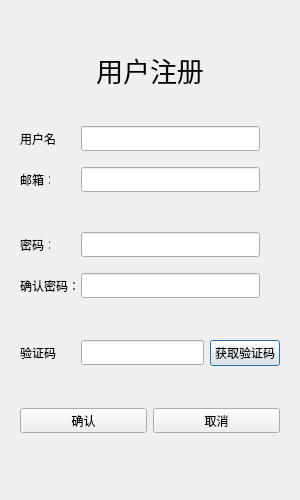
<?xml version="1.0" encoding="UTF-8"?>
<ui version="4.0">
 <class>regist</class>
 <widget class="QDialog" name="regist">
  <property name="geometry">
   <rect>
    <x>0</x>
    <y>0</y>
    <width>300</width>
    <height>500</height>
   </rect>
  </property>
  <property name="minimumSize">
   <size>
    <width>300</width>
    <height>500</height>
   </size>
  </property>
  <property name="maximumSize">
   <size>
    <width>300</width>
    <height>500</height>
   </size>
  </property>
  <property name="windowTitle">
   <string>Dialog</string>
  </property>
  <layout class="QVBoxLayout" name="verticalLayout">
   <item>
    <layout class="QVBoxLayout" name="verticalLayout_2">
     <item>
      <widget class="QStackedWidget" name="stackedWidget">
       <property name="currentIndex">
        <number>0</number>
       </property>
       <widget class="QWidget" name="page">
        <layout class="QVBoxLayout" name="verticalLayout_3">
         <item>
          <widget class="QWidget" name="widget" native="true">
           <property name="minimumSize">
            <size>
             <width>0</width>
             <height>80</height>
            </size>
           </property>
           <property name="maximumSize">
            <size>
             <width>16777215</width>
             <height>80</height>
            </size>
           </property>
           <layout class="QVBoxLayout" name="verticalLayout_4">
            <item>
             <widget class="QLabel" name="label">
              <property name="font">
               <font>
                <family>楷体</family>
                <pointsize>20</pointsize>
               </font>
              </property>
              <property name="text">
               <string>用户注册</string>
              </property>
              <property name="alignment">
               <set>Qt::AlignCenter</set>
              </property>
             </widget>
            </item>
           </layout>
          </widget>
         </item>
         <item>
          <layout class="QHBoxLayout" name="horizontalLayout">
           <item>
            <widget class="QLabel" name="user_label">
             <property name="minimumSize">
              <size>
               <width>40</width>
               <height>25</height>
              </size>
             </property>
             <property name="maximumSize">
              <size>
               <width>25</width>
               <height>25</height>
              </size>
             </property>
             <property name="text">
              <string>用户名：</string>
             </property>
            </widget>
           </item>
           <item>
            <spacer name="horizontalSpacer">
             <property name="orientation">
              <enum>Qt::Horizontal</enum>
             </property>
             <property name="sizeType">
              <enum>QSizePolicy::Fixed</enum>
             </property>
             <property name="sizeHint" stdset="0">
              <size>
               <width>15</width>
               <height>20</height>
              </size>
             </property>
            </spacer>
           </item>
           <item>
            <widget class="QLineEdit" name="user_Edit">
             <property name="minimumSize">
              <size>
               <width>0</width>
               <height>25</height>
              </size>
             </property>
             <property name="maximumSize">
              <size>
               <width>16777215</width>
               <height>25</height>
              </size>
             </property>
            </widget>
           </item>
           <item>
            <spacer name="horizontalSpacer_8">
             <property name="orientation">
              <enum>Qt::Horizontal</enum>
             </property>
             <property name="sizeType">
              <enum>QSizePolicy::Fixed</enum>
             </property>
             <property name="sizeHint" stdset="0">
              <size>
               <width>20</width>
               <height>20</height>
              </size>
             </property>
            </spacer>
           </item>
          </layout>
         </item>
         <item>
          <layout class="QHBoxLayout" name="horizontalLayout_2">
           <item>
            <widget class="QLabel" name="email_label">
             <property name="minimumSize">
              <size>
               <width>30</width>
               <height>25</height>
              </size>
             </property>
             <property name="maximumSize">
              <size>
               <width>25</width>
               <height>25</height>
              </size>
             </property>
             <property name="text">
              <string>邮箱：</string>
             </property>
            </widget>
           </item>
           <item>
            <spacer name="horizontalSpacer_2">
             <property name="orientation">
              <enum>Qt::Horizontal</enum>
             </property>
             <property name="sizeType">
              <enum>QSizePolicy::Fixed</enum>
             </property>
             <property name="sizeHint" stdset="0">
              <size>
               <width>25</width>
               <height>20</height>
              </size>
             </property>
            </spacer>
           </item>
           <item>
            <widget class="QLineEdit" name="email_Edit">
             <property name="minimumSize">
              <size>
               <width>0</width>
               <height>25</height>
              </size>
             </property>
             <property name="maximumSize">
              <size>
               <width>16777215</width>
               <height>25</height>
              </size>
             </property>
            </widget>
           </item>
           <item>
            <spacer name="horizontalSpacer_7">
             <property name="orientation">
              <enum>Qt::Horizontal</enum>
             </property>
             <property name="sizeType">
              <enum>QSizePolicy::Fixed</enum>
             </property>
             <property name="sizeHint" stdset="0">
              <size>
               <width>20</width>
               <height>20</height>
              </size>
             </property>
            </spacer>
           </item>
          </layout>
         </item>
         <item>
          <widget class="QLabel" name="email_err_tip">
           <property name="minimumSize">
            <size>
             <width>0</width>
             <height>8</height>
            </size>
           </property>
           <property name="maximumSize">
            <size>
             <width>16777215</width>
             <height>8</height>
            </size>
           </property>
           <property name="font">
            <font>
             <pointsize>6</pointsize>
            </font>
           </property>
           <property name="midLineWidth">
            <number>-3</number>
           </property>
           <property name="text">
            <string/>
           </property>
           <property name="alignment">
            <set>Qt::AlignRight|Qt::AlignTrailing|Qt::AlignVCenter</set>
           </property>
          </widget>
         </item>
         <item>
          <layout class="QHBoxLayout" name="horizontalLayout_3">
           <item>
            <widget class="QLabel" name="pass_label">
             <property name="minimumSize">
              <size>
               <width>30</width>
               <height>25</height>
              </size>
             </property>
             <property name="maximumSize">
              <size>
               <width>25</width>
               <height>25</height>
              </size>
             </property>
             <property name="text">
              <string>密码：</string>
             </property>
            </widget>
           </item>
           <item>
            <spacer name="horizontalSpacer_3">
             <property name="orientation">
              <enum>Qt::Horizontal</enum>
             </property>
             <property name="sizeType">
              <enum>QSizePolicy::Fixed</enum>
             </property>
             <property name="sizeHint" stdset="0">
              <size>
               <width>25</width>
               <height>20</height>
              </size>
             </property>
            </spacer>
           </item>
           <item>
            <widget class="QLineEdit" name="pass_Edit">
             <property name="minimumSize">
              <size>
               <width>0</width>
               <height>25</height>
              </size>
             </property>
             <property name="maximumSize">
              <size>
               <width>16777215</width>
               <height>25</height>
              </size>
             </property>
            </widget>
           </item>
           <item>
            <spacer name="horizontalSpacer_6">
             <property name="orientation">
              <enum>Qt::Horizontal</enum>
             </property>
             <property name="sizeType">
              <enum>QSizePolicy::Fixed</enum>
             </property>
             <property name="sizeHint" stdset="0">
              <size>
               <width>20</width>
               <height>20</height>
              </size>
             </property>
            </spacer>
           </item>
          </layout>
         </item>
         <item>
          <layout class="QHBoxLayout" name="horizontalLayout_4">
           <item>
            <widget class="QLabel" name="confige_label">
             <property name="minimumSize">
              <size>
               <width>55</width>
               <height>25</height>
              </size>
             </property>
             <property name="maximumSize">
              <size>
               <width>50</width>
               <height>25</height>
              </size>
             </property>
             <property name="text">
              <string>确认密码：</string>
             </property>
            </widget>
           </item>
           <item>
            <widget class="QLineEdit" name="confirm_Edit">
             <property name="minimumSize">
              <size>
               <width>0</width>
               <height>25</height>
              </size>
             </property>
             <property name="maximumSize">
              <size>
               <width>16777215</width>
               <height>25</height>
              </size>
             </property>
            </widget>
           </item>
           <item>
            <spacer name="horizontalSpacer_5">
             <property name="orientation">
              <enum>Qt::Horizontal</enum>
             </property>
             <property name="sizeType">
              <enum>QSizePolicy::Fixed</enum>
             </property>
             <property name="sizeHint" stdset="0">
              <size>
               <width>20</width>
               <height>20</height>
              </size>
             </property>
            </spacer>
           </item>
          </layout>
         </item>
         <item>
          <widget class="QLabel" name="pass_err_tip">
           <property name="minimumSize">
            <size>
             <width>0</width>
             <height>10</height>
            </size>
           </property>
           <property name="maximumSize">
            <size>
             <width>16777215</width>
             <height>10</height>
            </size>
           </property>
           <property name="font">
            <font>
             <pointsize>6</pointsize>
            </font>
           </property>
           <property name="text">
            <string/>
           </property>
           <property name="textFormat">
            <enum>Qt::RichText</enum>
           </property>
           <property name="alignment">
            <set>Qt::AlignRight|Qt::AlignTrailing|Qt::AlignVCenter</set>
           </property>
          </widget>
         </item>
         <item>
          <layout class="QHBoxLayout" name="horizontalLayout_5">
           <item>
            <widget class="QLabel" name="verify_label">
             <property name="minimumSize">
              <size>
               <width>40</width>
               <height>25</height>
              </size>
             </property>
             <property name="maximumSize">
              <size>
               <width>40</width>
               <height>25</height>
              </size>
             </property>
             <property name="text">
              <string>验证码：</string>
             </property>
            </widget>
           </item>
           <item>
            <spacer name="horizontalSpacer_4">
             <property name="orientation">
              <enum>Qt::Horizontal</enum>
             </property>
             <property name="sizeType">
              <enum>QSizePolicy::Fixed</enum>
             </property>
             <property name="sizeHint" stdset="0">
              <size>
               <width>15</width>
               <height>20</height>
              </size>
             </property>
            </spacer>
           </item>
           <item>
            <widget class="QLineEdit" name="verify_Edit">
             <property name="maximumSize">
              <size>
               <width>16777215</width>
               <height>25</height>
              </size>
             </property>
            </widget>
           </item>
           <item>
            <widget class="QPushButton" name="getcode_Button">
             <property name="minimumSize">
              <size>
               <width>60</width>
               <height>0</height>
              </size>
             </property>
             <property name="maximumSize">
              <size>
               <width>70</width>
               <height>16777215</height>
              </size>
             </property>
             <property name="text">
              <string>获取验证码</string>
             </property>
            </widget>
           </item>
          </layout>
         </item>
         <item>
          <widget class="QLabel" name="req_err_tip">
           <property name="minimumSize">
            <size>
             <width>0</width>
             <height>10</height>
            </size>
           </property>
           <property name="maximumSize">
            <size>
             <width>16777215</width>
             <height>10</height>
            </size>
           </property>
           <property name="font">
            <font>
             <pointsize>6</pointsize>
            </font>
           </property>
           <property name="text">
            <string/>
           </property>
           <property name="alignment">
            <set>Qt::AlignRight|Qt::AlignTrailing|Qt::AlignVCenter</set>
           </property>
          </widget>
         </item>
         <item>
          <layout class="QHBoxLayout" name="horizontalLayout_6">
           <item>
            <widget class="QPushButton" name="confirm_Button">
             <property name="minimumSize">
              <size>
               <width>0</width>
               <height>25</height>
              </size>
             </property>
             <property name="maximumSize">
              <size>
               <width>16777215</width>
               <height>25</height>
              </size>
             </property>
             <property name="text">
              <string>确认</string>
             </property>
            </widget>
           </item>
           <item>
            <widget class="QPushButton" name="cancel_Button">
             <property name="minimumSize">
              <size>
               <width>0</width>
               <height>25</height>
              </size>
             </property>
             <property name="maximumSize">
              <size>
               <width>16777215</width>
               <height>25</height>
              </size>
             </property>
             <property name="text">
              <string>取消</string>
             </property>
            </widget>
           </item>
          </layout>
         </item>
         <item>
          <spacer name="verticalSpacer_3">
           <property name="orientation">
            <enum>Qt::Vertical</enum>
           </property>
           <property name="sizeType">
            <enum>QSizePolicy::Fixed</enum>
           </property>
           <property name="sizeHint" stdset="0">
            <size>
             <width>20</width>
             <height>30</height>
            </size>
           </property>
          </spacer>
         </item>
        </layout>
       </widget>
       <widget class="QWidget" name="page_2"/>
      </widget>
     </item>
    </layout>
   </item>
  </layout>
 </widget>
 <resources/>
 <connections/>
</ui>
